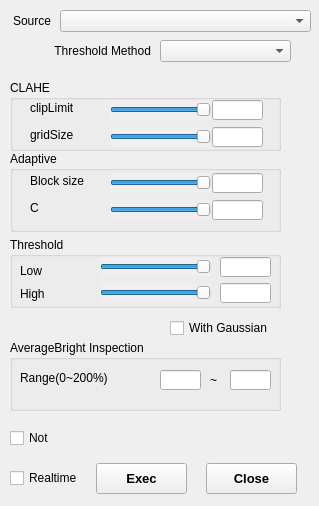
<?xml version="1.0" encoding="UTF-8"?>
<ui version="4.0">
 <class>DialogThreshold</class>
 <widget class="QWidget" name="DialogThreshold">
  <property name="geometry">
   <rect>
    <x>0</x>
    <y>0</y>
    <width>319</width>
    <height>506</height>
   </rect>
  </property>
  <property name="mouseTracking">
   <bool>false</bool>
  </property>
  <property name="tabletTracking">
   <bool>true</bool>
  </property>
  <property name="windowTitle">
   <string>Threshold</string>
  </property>
  <widget class="QLabel" name="label_3">
   <property name="geometry">
    <rect>
     <x>20</x>
     <y>40</y>
     <width>131</width>
     <height>21</height>
    </rect>
   </property>
   <property name="text">
    <string>Threshold Method</string>
   </property>
   <property name="alignment">
    <set>Qt::AlignRight|Qt::AlignTrailing|Qt::AlignVCenter</set>
   </property>
  </widget>
  <widget class="QComboBox" name="comboBoxThresholdMethod">
   <property name="geometry">
    <rect>
     <x>160</x>
     <y>40</y>
     <width>131</width>
     <height>22</height>
    </rect>
   </property>
  </widget>
  <widget class="QPushButton" name="pushButtonClose">
   <property name="geometry">
    <rect>
     <x>206</x>
     <y>463</y>
     <width>91</width>
     <height>31</height>
    </rect>
   </property>
   <property name="font">
    <font>
     <family>Arial</family>
     <pointsize>10</pointsize>
     <weight>75</weight>
     <bold>true</bold>
    </font>
   </property>
   <property name="text">
    <string>Close</string>
   </property>
  </widget>
  <widget class="QLabel" name="label_5">
   <property name="geometry">
    <rect>
     <x>30</x>
     <y>170</y>
     <width>71</width>
     <height>21</height>
    </rect>
   </property>
   <property name="text">
    <string>Block size</string>
   </property>
   <property name="alignment">
    <set>Qt::AlignLeading|Qt::AlignLeft|Qt::AlignVCenter</set>
   </property>
  </widget>
  <widget class="QSlider" name="slidera1">
   <property name="geometry">
    <rect>
     <x>110</x>
     <y>173</y>
     <width>101</width>
     <height>20</height>
    </rect>
   </property>
   <property name="autoFillBackground">
    <bool>true</bool>
   </property>
   <property name="styleSheet">
    <string notr="true">QSlider::groove:horizontal</string>
   </property>
   <property name="minimum">
    <number>-13</number>
   </property>
   <property name="maximum">
    <number>-1</number>
   </property>
   <property name="orientation">
    <enum>Qt::Horizontal</enum>
   </property>
  </widget>
  <widget class="QLineEdit" name="edita1">
   <property name="geometry">
    <rect>
     <x>212</x>
     <y>173</y>
     <width>51</width>
     <height>20</height>
    </rect>
   </property>
  </widget>
  <widget class="QSlider" name="slidera2">
   <property name="geometry">
    <rect>
     <x>110</x>
     <y>200</y>
     <width>101</width>
     <height>20</height>
    </rect>
   </property>
   <property name="autoFillBackground">
    <bool>true</bool>
   </property>
   <property name="styleSheet">
    <string notr="true">QSlider::groove:horizontal</string>
   </property>
   <property name="minimum">
    <number>-13</number>
   </property>
   <property name="maximum">
    <number>-1</number>
   </property>
   <property name="orientation">
    <enum>Qt::Horizontal</enum>
   </property>
  </widget>
  <widget class="QLabel" name="label_6">
   <property name="geometry">
    <rect>
     <x>30</x>
     <y>197</y>
     <width>71</width>
     <height>21</height>
    </rect>
   </property>
   <property name="text">
    <string>C</string>
   </property>
   <property name="alignment">
    <set>Qt::AlignLeading|Qt::AlignLeft|Qt::AlignVCenter</set>
   </property>
  </widget>
  <widget class="QLineEdit" name="edita2">
   <property name="geometry">
    <rect>
     <x>212</x>
     <y>200</y>
     <width>51</width>
     <height>20</height>
    </rect>
   </property>
  </widget>
  <widget class="QGroupBox" name="AdaptiveGroup">
   <property name="geometry">
    <rect>
     <x>10</x>
     <y>151</y>
     <width>271</width>
     <height>81</height>
    </rect>
   </property>
   <property name="title">
    <string>Adaptive</string>
   </property>
  </widget>
  <widget class="QGroupBox" name="ThresholdGroup">
   <property name="geometry">
    <rect>
     <x>10</x>
     <y>237</y>
     <width>271</width>
     <height>71</height>
    </rect>
   </property>
   <property name="title">
    <string>Threshold</string>
   </property>
   <widget class="QLineEdit" name="editth1">
    <property name="geometry">
     <rect>
      <x>210</x>
      <y>20</y>
      <width>51</width>
      <height>20</height>
     </rect>
    </property>
   </widget>
   <widget class="QLineEdit" name="editth2">
    <property name="geometry">
     <rect>
      <x>210</x>
      <y>46</y>
      <width>51</width>
      <height>20</height>
     </rect>
    </property>
   </widget>
   <widget class="QSlider" name="sliderth2">
    <property name="geometry">
     <rect>
      <x>90</x>
      <y>46</y>
      <width>111</width>
      <height>19</height>
     </rect>
    </property>
    <property name="autoFillBackground">
     <bool>true</bool>
    </property>
    <property name="styleSheet">
     <string notr="true">QSlider::groove:horizontal</string>
    </property>
    <property name="minimum">
     <number>-13</number>
    </property>
    <property name="maximum">
     <number>-1</number>
    </property>
    <property name="orientation">
     <enum>Qt::Horizontal</enum>
    </property>
   </widget>
   <widget class="QSlider" name="sliderth1">
    <property name="geometry">
     <rect>
      <x>90</x>
      <y>20</y>
      <width>111</width>
      <height>19</height>
     </rect>
    </property>
    <property name="autoFillBackground">
     <bool>true</bool>
    </property>
    <property name="styleSheet">
     <string notr="true">QSlider::groove:horizontal</string>
    </property>
    <property name="minimum">
     <number>-13</number>
    </property>
    <property name="maximum">
     <number>-1</number>
    </property>
    <property name="orientation">
     <enum>Qt::Horizontal</enum>
    </property>
   </widget>
   <widget class="QLabel" name="label_7">
    <property name="geometry">
     <rect>
      <x>10</x>
      <y>46</y>
      <width>71</width>
      <height>21</height>
     </rect>
    </property>
    <property name="text">
     <string>High</string>
    </property>
    <property name="alignment">
     <set>Qt::AlignLeading|Qt::AlignLeft|Qt::AlignVCenter</set>
    </property>
   </widget>
   <widget class="QLabel" name="label_8">
    <property name="geometry">
     <rect>
      <x>10</x>
      <y>23</y>
      <width>71</width>
      <height>21</height>
     </rect>
    </property>
    <property name="text">
     <string>Low</string>
    </property>
    <property name="alignment">
     <set>Qt::AlignLeading|Qt::AlignLeft|Qt::AlignVCenter</set>
    </property>
   </widget>
  </widget>
  <widget class="QPushButton" name="pushButtonExec">
   <property name="geometry">
    <rect>
     <x>96</x>
     <y>463</y>
     <width>91</width>
     <height>31</height>
    </rect>
   </property>
   <property name="font">
    <font>
     <family>Arial</family>
     <pointsize>10</pointsize>
     <weight>75</weight>
     <bold>true</bold>
    </font>
   </property>
   <property name="text">
    <string>Exec</string>
   </property>
  </widget>
  <widget class="QCheckBox" name="chkBoxRealtime">
   <property name="geometry">
    <rect>
     <x>10</x>
     <y>470</y>
     <width>71</width>
     <height>16</height>
    </rect>
   </property>
   <property name="text">
    <string>Realtime</string>
   </property>
  </widget>
  <widget class="QLabel" name="label_4">
   <property name="geometry">
    <rect>
     <x>0</x>
     <y>10</y>
     <width>51</width>
     <height>21</height>
    </rect>
   </property>
   <property name="text">
    <string>Source</string>
   </property>
   <property name="alignment">
    <set>Qt::AlignRight|Qt::AlignTrailing|Qt::AlignVCenter</set>
   </property>
  </widget>
  <widget class="QComboBox" name="comboBoxSource">
   <property name="geometry">
    <rect>
     <x>60</x>
     <y>10</y>
     <width>251</width>
     <height>22</height>
    </rect>
   </property>
  </widget>
  <widget class="QCheckBox" name="chkBoxNot">
   <property name="geometry">
    <rect>
     <x>10</x>
     <y>430</y>
     <width>71</width>
     <height>16</height>
    </rect>
   </property>
   <property name="text">
    <string>Not</string>
   </property>
  </widget>
  <widget class="QGroupBox" name="ThresholdGroup_2">
   <property name="geometry">
    <rect>
     <x>10</x>
     <y>340</y>
     <width>271</width>
     <height>71</height>
    </rect>
   </property>
   <property name="title">
    <string>AverageBright Inspection</string>
   </property>
   <widget class="QLabel" name="label_14">
    <property name="geometry">
     <rect>
      <x>10</x>
      <y>30</y>
      <width>121</width>
      <height>16</height>
     </rect>
    </property>
    <property name="text">
     <string>Range(0~200%)</string>
    </property>
   </widget>
   <widget class="QLabel" name="label_15">
    <property name="geometry">
     <rect>
      <x>200</x>
      <y>32</y>
      <width>21</width>
      <height>16</height>
     </rect>
    </property>
    <property name="text">
     <string>~</string>
    </property>
   </widget>
   <widget class="QLineEdit" name="editAvgBr2">
    <property name="geometry">
     <rect>
      <x>220</x>
      <y>30</y>
      <width>41</width>
      <height>20</height>
     </rect>
    </property>
   </widget>
   <widget class="QLineEdit" name="editAvgBr1">
    <property name="geometry">
     <rect>
      <x>150</x>
      <y>30</y>
      <width>41</width>
      <height>20</height>
     </rect>
    </property>
   </widget>
  </widget>
  <widget class="QCheckBox" name="chkBoxGaussian">
   <property name="geometry">
    <rect>
     <x>170</x>
     <y>320</y>
     <width>111</width>
     <height>16</height>
    </rect>
   </property>
   <property name="text">
    <string>With Gaussian</string>
   </property>
  </widget>
  <widget class="QLabel" name="label_9">
   <property name="geometry">
    <rect>
     <x>30</x>
     <y>97</y>
     <width>71</width>
     <height>21</height>
    </rect>
   </property>
   <property name="text">
    <string>clipLimit</string>
   </property>
   <property name="alignment">
    <set>Qt::AlignLeading|Qt::AlignLeft|Qt::AlignVCenter</set>
   </property>
  </widget>
  <widget class="QLineEdit" name="edith1">
   <property name="geometry">
    <rect>
     <x>212</x>
     <y>100</y>
     <width>51</width>
     <height>20</height>
    </rect>
   </property>
  </widget>
  <widget class="QSlider" name="sliderh2">
   <property name="geometry">
    <rect>
     <x>110</x>
     <y>127</y>
     <width>101</width>
     <height>20</height>
    </rect>
   </property>
   <property name="autoFillBackground">
    <bool>true</bool>
   </property>
   <property name="styleSheet">
    <string notr="true">QSlider::groove:horizontal</string>
   </property>
   <property name="minimum">
    <number>-13</number>
   </property>
   <property name="maximum">
    <number>-1</number>
   </property>
   <property name="orientation">
    <enum>Qt::Horizontal</enum>
   </property>
  </widget>
  <widget class="QGroupBox" name="AdaptiveGroup_2">
   <property name="geometry">
    <rect>
     <x>10</x>
     <y>80</y>
     <width>271</width>
     <height>71</height>
    </rect>
   </property>
   <property name="title">
    <string>CLAHE</string>
   </property>
  </widget>
  <widget class="QLabel" name="label_10">
   <property name="geometry">
    <rect>
     <x>30</x>
     <y>124</y>
     <width>71</width>
     <height>21</height>
    </rect>
   </property>
   <property name="text">
    <string>gridSize</string>
   </property>
   <property name="alignment">
    <set>Qt::AlignLeading|Qt::AlignLeft|Qt::AlignVCenter</set>
   </property>
  </widget>
  <widget class="QLineEdit" name="edith2">
   <property name="geometry">
    <rect>
     <x>212</x>
     <y>127</y>
     <width>51</width>
     <height>20</height>
    </rect>
   </property>
  </widget>
  <widget class="QSlider" name="sliderh1">
   <property name="geometry">
    <rect>
     <x>110</x>
     <y>100</y>
     <width>101</width>
     <height>20</height>
    </rect>
   </property>
   <property name="autoFillBackground">
    <bool>true</bool>
   </property>
   <property name="styleSheet">
    <string notr="true">QSlider::groove:horizontal</string>
   </property>
   <property name="minimum">
    <number>-13</number>
   </property>
   <property name="maximum">
    <number>-1</number>
   </property>
   <property name="orientation">
    <enum>Qt::Horizontal</enum>
   </property>
  </widget>
  <zorder>AdaptiveGroup</zorder>
  <zorder>AdaptiveGroup_2</zorder>
  <zorder>label_3</zorder>
  <zorder>comboBoxThresholdMethod</zorder>
  <zorder>pushButtonClose</zorder>
  <zorder>label_5</zorder>
  <zorder>slidera1</zorder>
  <zorder>edita1</zorder>
  <zorder>slidera2</zorder>
  <zorder>label_6</zorder>
  <zorder>edita2</zorder>
  <zorder>ThresholdGroup</zorder>
  <zorder>pushButtonExec</zorder>
  <zorder>chkBoxRealtime</zorder>
  <zorder>label_4</zorder>
  <zorder>comboBoxSource</zorder>
  <zorder>chkBoxNot</zorder>
  <zorder>ThresholdGroup_2</zorder>
  <zorder>chkBoxGaussian</zorder>
  <zorder>label_9</zorder>
  <zorder>edith1</zorder>
  <zorder>sliderh2</zorder>
  <zorder>label_10</zorder>
  <zorder>edith2</zorder>
  <zorder>sliderh1</zorder>
 </widget>
 <resources/>
 <connections/>
</ui>
